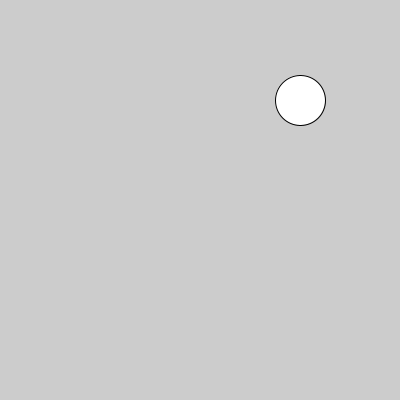
Frame 1 (no input)
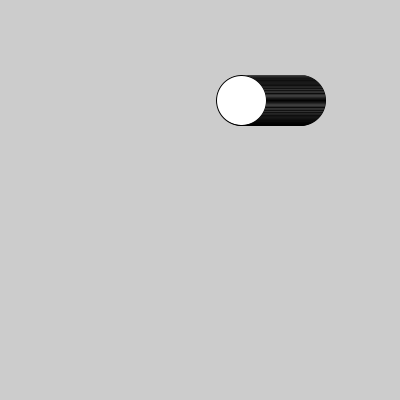
Frame 60 (the mouse pressed at the canvas centre just before this capture)
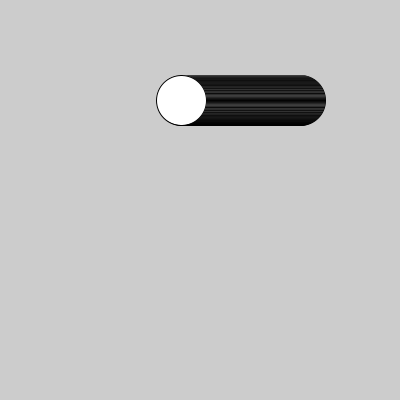
Frame 120 (the mouse held since frame 60 and released just before this capture)

The Processing sketch that drew these frames (run headless with seeded random() and noise(); from frame 60 on, the mouse is pressed at the canvas centre):

// Processing sketch: animacion_multiples_letras_variables
// ── animacion_multiples_letras_variables.pde
int tam = 50;
int animacionActual = 1;

void setup() {
  size(400, 400);
  inicializarVariablesC();
}

void draw() {
  if(animacionActual == 1){
    dibujarLetraC();
  }else if(animacionActual == 2){
    dibujarLetraO();
  }
  controlDeAnimacion();
}

// ── animaciones.pde
void controlDeAnimacion(){
  if(millis() > 10000 && millis() < 10100){
    println(millis());
    background(200);
    inicializarVariablesO();
    animacionActual = 2;
  }
}

// ── dibujarLetraC.pde
int letraC_posX;
int letraC_posY;

void dibujarLetraC(){
  ellipse(letraC_posX, letraC_posY, tam, tam);

  if (siEstanEnRangoSuperiorC()) {
    moverElipseHaciaLaIzquierdaC();
  } else if (siEstaEnMargenIzquerdoC()) {
    moverElipseHaciaAbajoC();
  } else if (siEstanEnRangoInferiorC()) {
    moverElipseHaciaLaDerechaC();
  }
}

void inicializarVariablesC(){
  letraC_posX = 300;
  letraC_posY = 100;
}

void moverElipseHaciaLaIzquierdaC(){
  letraC_posX--;
}

void moverElipseHaciaAbajoC(){
  letraC_posY++;
}

void moverElipseHaciaArribaC(){
  letraC_posY--;
}

void moverElipseHaciaLaDerechaC(){
  letraC_posX++;
}

boolean siEstanEnRangoSuperiorC(){
  boolean estado = letraC_posX > 100 && letraC_posY == 100;
  return estado;
}

boolean siEstaEnMargenIzquerdoC(){
  boolean estado = letraC_posY < 300 && letraC_posX == 100;
  return estado;
}

boolean siEstaEnMargenDerechoC(){
  boolean estado = letraC_posX == 300;
  return estado;
}

boolean siEstanEnRangoInferiorC(){
  boolean estado = letraC_posX < 300;
  return estado;
}

// ── dibujarLetraO.pde
int letraO_posX;
int letraO_posY;

void dibujarLetraO(){
  ellipse(letraO_posX, letraO_posY, tam, tam);

  if (siEstanEnRangoSuperiorO()) {
    moverElipseHaciaLaIzquierdaO();
  } else if (siEstaEnMargenIzquerdoO()) {
    moverElipseHaciaAbajoO();
  } else if (siEstanEnRangoInferiorO()) {
    moverElipseHaciaLaDerechaO();
  } else if (siEstaEnMargenDerechoO()) {
    moverElipseHaciaArribaO();
  }
}

void inicializarVariablesO(){
  letraO_posX = 300;
  letraO_posY = 100;
}

void moverElipseHaciaLaIzquierdaO(){
  letraO_posX--;
}

void moverElipseHaciaAbajoO(){
  letraO_posY++;
}

void moverElipseHaciaArribaO(){
  letraO_posY--;
}

void moverElipseHaciaLaDerechaO(){
  letraO_posX++;
}

boolean siEstanEnRangoSuperiorO(){
  boolean estado = letraO_posX > 100 && letraO_posY == 100;
  return estado;
}

boolean siEstaEnMargenIzquerdoO(){
  boolean estado = letraO_posY < 300 && letraO_posX == 100;
  return estado;
}

boolean siEstaEnMargenDerechoO(){
  boolean estado = letraO_posX == 300;
  return estado;
}

boolean siEstanEnRangoInferiorO(){
  boolean estado = letraO_posX < 300;
  return estado;
}
